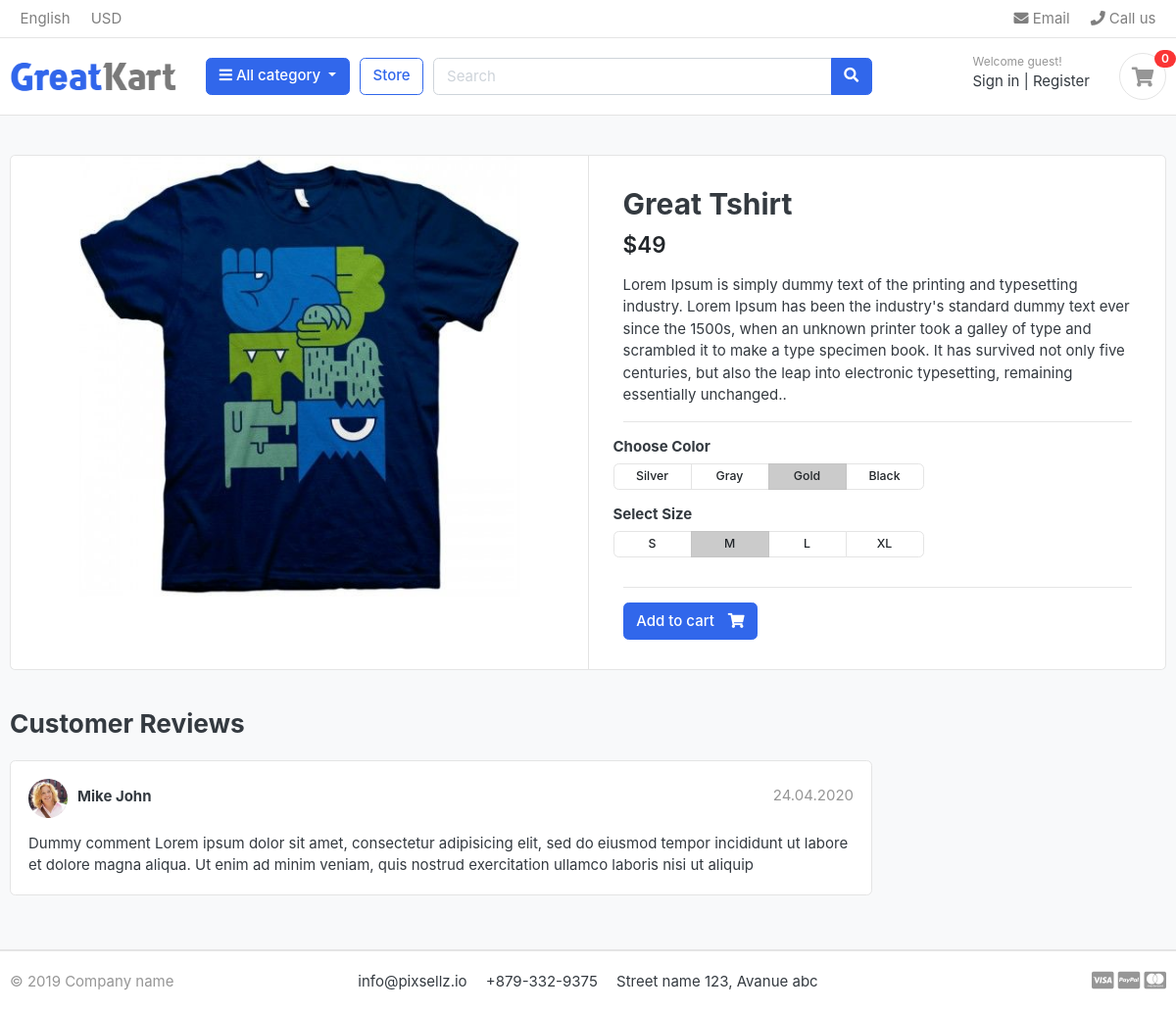
/store/t-shirt/great-tshirt/, run on an earlier commit of the app's database.
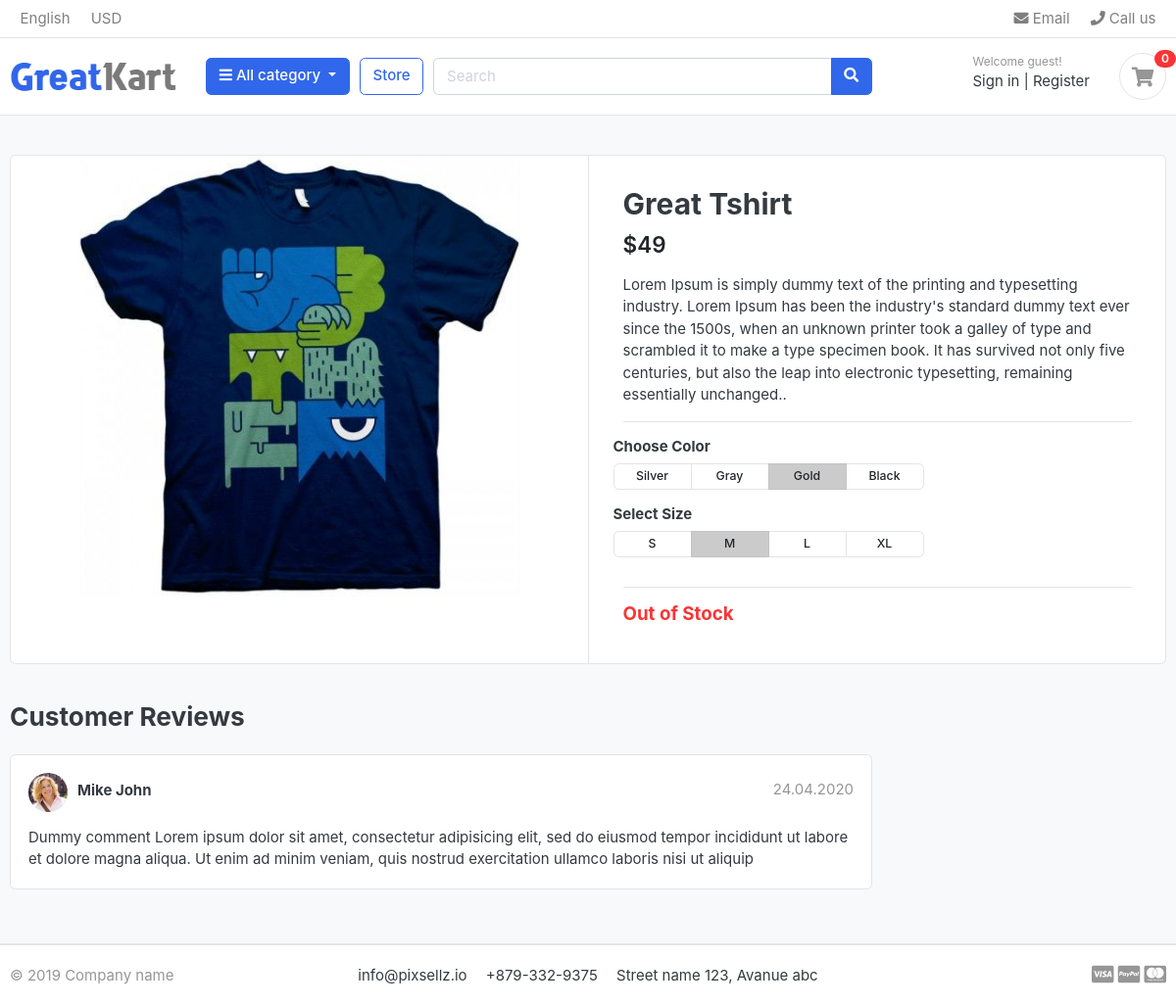
And on a later commit of the database.
### store/views.py (the view)
# urls.py: path('<slug:category_slug>/<product_slug>/',views.product_detail, name="product_detail"),
def product_detail(request, category_slug, product_slug):
    try:
        single_product = Product.objects.get(category__slug=category_slug, slug=product_slug)
        in_cart = CartItem.objects.filter(cart__cart_id=_cart_id(request), product=single_product).exists()
    except Exception as e:
        raise e
    context = {
        'single_product' : single_product,
        'in_cart' : in_cart
    }
    return render(request, 'store/product_detail.html', context)

### carts/context_processors.py (called while the page is built)
def counter(request):
    cart_count = 0
    if 'admin' in request.path:
        return {}
    else:
        try:
            cart = Cart.objects.filter(cart_id=_cart_id(request))
            cart_items = CartItem.objects.all().filter(cart=cart[:1])
            for cart_item in cart_items:
                cart_count += cart_item.quantity
        except Cart.DoesNotExist:
            cart_count = 0
    return dict(cart_count=cart_count)

### carts/views.py (called while the page is built)
def _cart_id(request):
    cart = request.session.session_key
    if not cart:
        cart = request.session.create()
    return cart

### category/context_processors.py (called while the page is built)
def menu_links(request):
    links = Category.objects.all()
    return dict(links=links)

### category/models.py (called while the page is built)
    def get_url(self):
        return reverse('products_by_category', args=[self.slug])

### templates/store/product_detail.html (shortened to what the changed rows need)
{% extends "base.html" %}
{% load static %}
{% block content %}
<section class="section-content padding-y bg">
    <div class="container">
        <div class="card">
            <div class="row no-gutters">
                <main class="col-md-6 border-left">
                    <article class="content-body">
                        <h2 class="title">{{ single_product.product_name }}</h2>
                        <div class="mb-3">
                            <var class="price h4">${{ single_product.price }}</var>
                        </div>
                        <p>{{ single_product.description }}.</p>
                        <hr>
                        <div class="row">
                            <div class="item-option-select">
                            </div>
                        </div>
                        <div class="row">
                            <div class="item-option-select">
                            </div>
                        </div>
                        <hr>
                        {% if single_product.stock <= 0 %}
                        <h5 class="text-danger"> Out of Stock</h5>
                        {% else %}
                            {% if in_cart %}
                            <a href="#" class="btn  btn-success"> <span class="text">Added to Cart</span>
                                <i class="fas fa-check"></i> </a>
                                <a href="{% url 'cart' %}" class="btn  btn-outline-primary"> <span class="text">View Cart</span>
                                    <i class="fas fa-eye"></i> </a>
                            {% else %}
                        <a href="{% url 'add_cart' single_product.id %}" class="btn  btn-primary"> <span class="text">Add to cart</span>
                            <i class="fas fa-shopping-cart"></i> </a>
                            {% endif %}
                        {% endif %}
                    </article>
                </main>
            </div>
        </div>
        <br>
    </div>
</section>
{% endblock content %}

What changed in the data, as far as the page shows it:
changed Product "Great Tshirt": stock 30 → 0 (drawn)
Also different on the page:
text no longer shown: "Add to cart"
text now shown: "Out of Stock"
